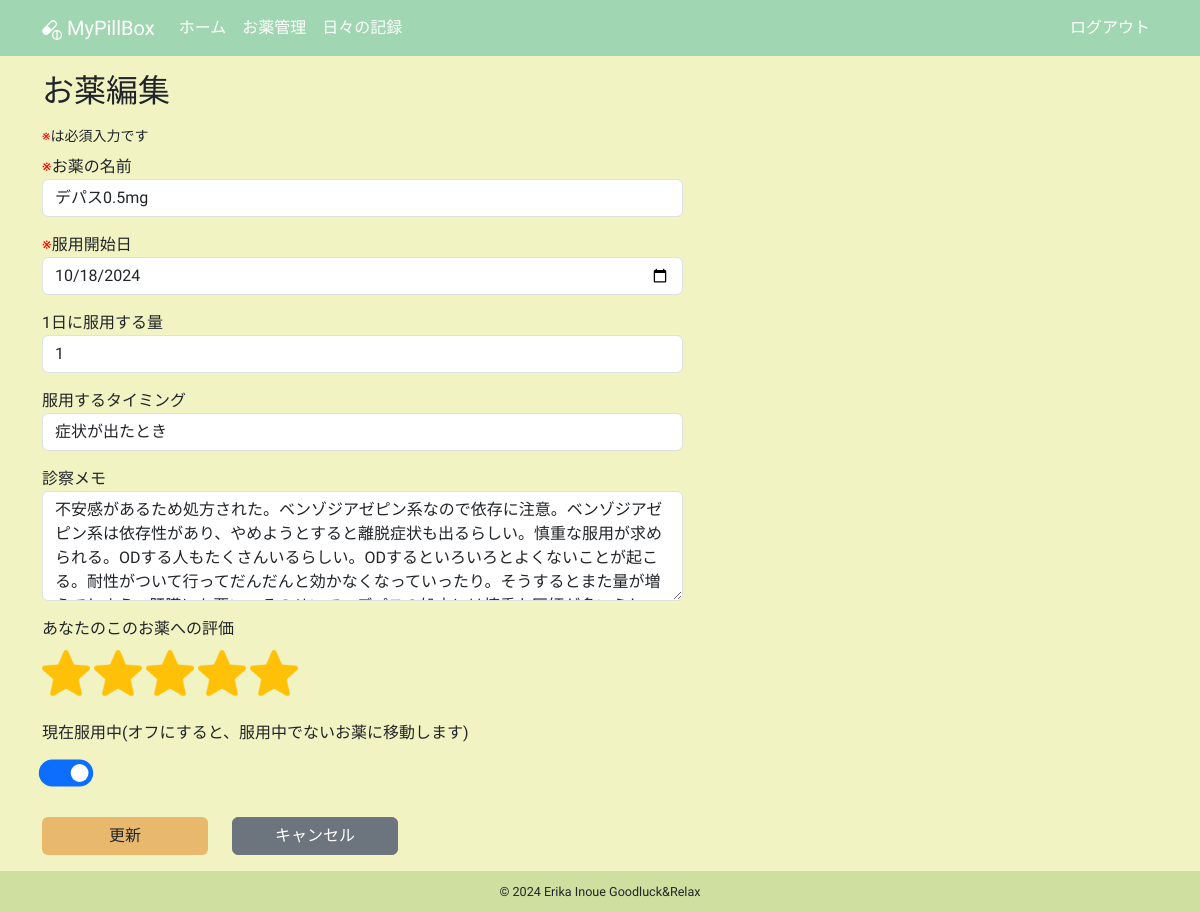
The app's page /meds/1/edit (signed in), older data.
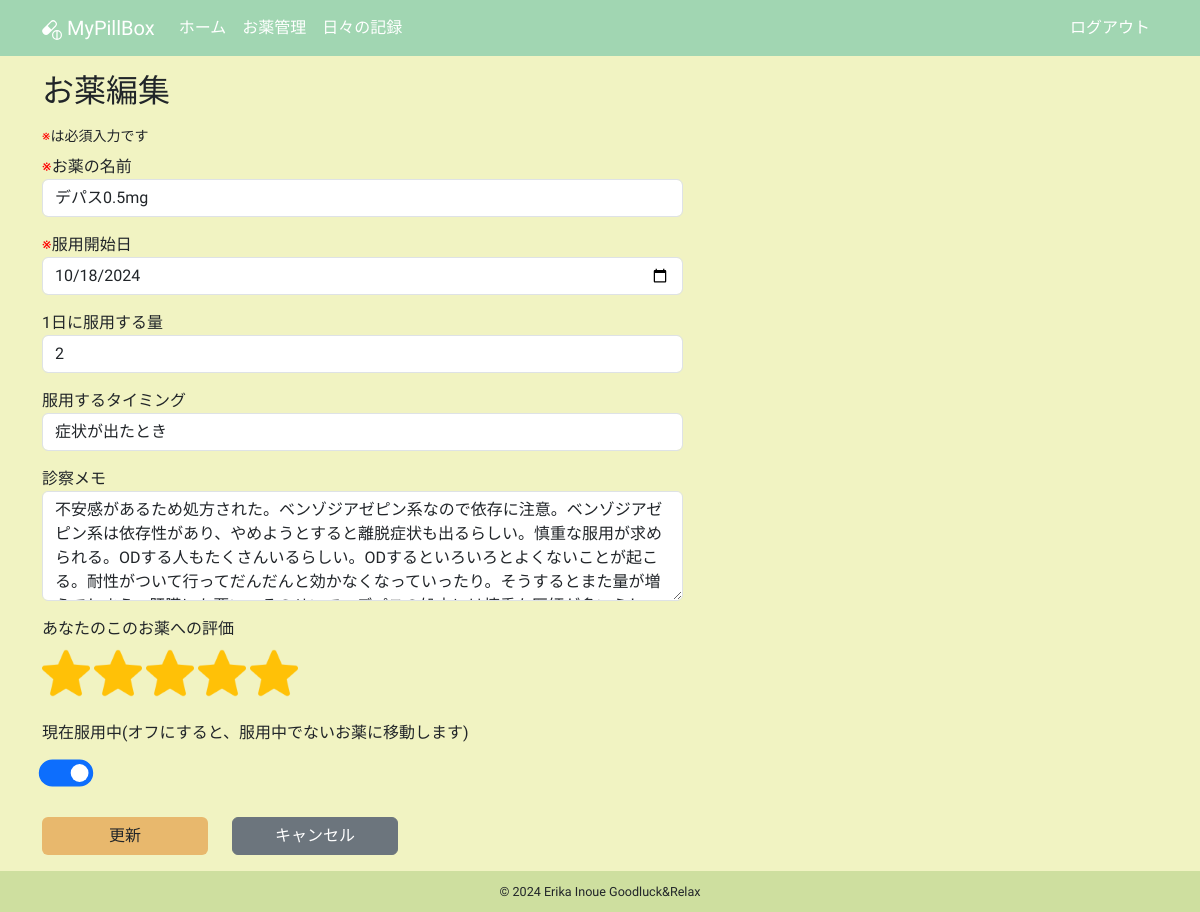
The same page, newer data.
### app/models.py (models this page shows, shortened)
class Medicine(db.Model):
    __tablename__ = "medicines"
    id: so.Mapped[int] = so.mapped_column(primary_key=True)
    name: so.Mapped[str] = so.mapped_column(sa.String(100))
    taking_start_date: so.Mapped[datetime.date] = so.mapped_column(sa.Date)
    dose_per_day: so.Mapped[Optional[float]]
    taking_timing: so.Mapped[Optional[str]] = so.mapped_column(sa.String(100))
    memo: so.Mapped[Optional[str]] = so.mapped_column(sa.Text)
    rating: so.Mapped[Optional[int]] = so.mapped_column(default=0)
    is_active: so.Mapped[bool] = so.mapped_column(sa.Boolean)
    taking_unit: so.Mapped[str] = so.mapped_column(sa.String(10))
    user_id: so.Mapped[int] = so.mapped_column(sa.ForeignKey(User.id))
    user: so.Mapped[User] = so.relationship(back_populates="medicines")
    daily_log_details: so.Mapped[list["DailyLogDetail"]] = so.relationship(
        cascade="all, delete-orphan", back_populates="medicine"
    )

### app/meds/routes.py (the view)
@bp.route("/<int:medicine_id>/edit", methods=["GET", "POST"])
@login_required
def edit(medicine_id):
    title = _("お薬編集")
    medicine = db.session.get(Medicine, medicine_id)
    if medicine is None or medicine.user_id != current_user.id:
        abort(404)
    form = EditMedicineForm()
    if form.validate_on_submit():
        medicine.name = form.name.data
        medicine.taking_start_date = form.taking_start_date.data
        medicine.dose_per_day = form.dose_per_day.data
        medicine.taking_timing = form.taking_timing.data
        medicine.memo = form.memo.data
        medicine.rating = form.rating.data
        medicine.is_active = form.is_active.data
        db.session.commit()
        flash(
            _(
                "お薬「%(medicine_name)s」の情報を更新しました",
                medicine_name=medicine.name,
            )
        )
        selected_month = form.local_month.data
        selected_month = selected_month.replace(" ", "").replace("+", "")
        return redirect(
            url_for("meds.detail", medicine_id=medicine.id, month=selected_month)
        )
    elif request.method == "GET":
        form.name.data = medicine.name
        form.taking_start_date.data = medicine.taking_start_date
        form.dose_per_day.data = (
            int(medicine.dose_per_day)
            if medicine.dose_per_day and medicine.dose_per_day.is_integer()
            else medicine.dose_per_day
        )
        form.taking_timing.data = medicine.taking_timing
        form.memo.data = medicine.memo
        form.rating.data = medicine.rating
        form.is_active.data = medicine.is_active
    return render_template("meds/edit.html", medicine=medicine, form=form, title=title)

### app/meds/forms.py
class EditMedicineForm(FlaskForm):
    name = StringField(
        _l("お薬の名前"),
        validators=[
            DataRequired(message=_l("お薬の名前は必須入力です")),
            Length(max=100),
        ],
        render_kw={"placeholder": _l("例:デパス0.5mg")},
    )
    taking_start_date = DateField(
        _l("服用開始日"),
        format="%Y-%m-%d",
        validators=[DataRequired(message=_l("服用開始日は必須入力です"))],
    )
    dose_per_day = MyFloatField(
        _l("1日に服用する量"),
        render_kw={"placeholder": _l("例:1　(2.5のように小数点の記入も可能です)")},
    )
    taking_timing = StringField(
        _l("服用するタイミング"),
        validators=[Length(max=100)],
        render_kw={"placeholder": _l("例:毎食後、就寝前、症状が出た時等")},
    )
    memo = TextAreaField(
        _l("診察メモ"),
        render_kw={
            "placeholder": _l(
                "このお薬がなぜ処方されたかや、医師からのアドバイス、注意点などを書いてみましょう"
            ),
            "rows": "4",
        },
    )
    rating = HiddenField(_l("あなたのこのお薬への評価"))
    is_active = BooleanField(
        _l("現在服用中(オフにすると、服用中でないお薬に移動します)"),
        render_kw={"role": "switch"},
    )
    local_month = HiddenField()
    submit = SubmitField(_l("更新"))

### app/templates/meds/edit.html (shortened to what this page needs)
{% extends "base.html" %}
{% block content %}
  <h2 class="mb-3">{{ _("お薬編集") }}</h2>
  <small class="d-block mb-2"><span class="red">※</span>{{ _("は必須入力です") }}</small>
  <form action="" method="post" novalidate>
    <div class="row">
      <div class="col-12 col-lg-7 mb-3">
        <span class="red">※</span>{{ form.name.label }}
        {{ form.name(class="form-control" + (" is-invalid" if form.name.errors else "") ) }}
      </div>
      <div class="col-12 col-lg-7 mb-3">
        <span class="red">※</span>{{ form.taking_start_date.label }}
        {{ form.taking_start_date(class="form-control" + (" is-invalid" if form.taking_start_date.errors else "") ) }}
      </div>
      <div class="col-12 col-lg-7 mb-3">
        {{ form.dose_per_day.label }}
        {{ form.dose_per_day(class="form-control" + (" is-invalid" if form.dose_per_day.errors else "") ) }}
      </div>
      <div class="col-12 col-lg-7 mb-3">
        {{ form.taking_timing.label }}
        {{ form.taking_timing(class="form-control") }}
      </div>
      <div class="col-12 col-lg-7 mb-3">
        {{ form.memo.label }}
        {{ form.memo(class="form-control") }}
      </div>
      <div class="col-12 col-lg-7 mb-3">
        {{ form.rating.label }}
        <br>
        {% for i in range(1, 6) %}
          {% if form.rating.data|int >= i %}
            <img src="{{ url_for('static', filename='images/star_on.png') }}"
                 id="{{ i }}"
                 class="star star-rating rating-checked my-2"
                 onclick="medicineStarRate(this)"
                 alt="star">
          {% else %}
            <img src="{{ url_for('static', filename='images/star_on.png') }}"
                 id="{{ i }}"
                 class="star star-rating my-2"
                 onclick="medicineStarRate(this)"
                 alt="star">
          {% endif %}
        {% endfor %}
      </div>
      <div class="col-12 col-lg-7 mb-3">
        {{ form.is_active.label }}
        <div class="form-check form-switch my-3 mx-2">{{ form.is_active(class="form-check-input") }}</div>
      </div>
    </div>
    <div class="row mb-3">
      <div class="col-5 col-lg-2">{{ form.submit(class="btn btn-custom w-100") }}</div>
      <div class="col-5 col-lg-2">
        <a id="back-to-detail-link-{{ medicine.id }}"
           href="{{ url_for('meds.detail', medicine_id=medicine.id) }}"
           class="btn btn-secondary w-100">{{ _("キャンセル") }}</a>
      </div>
    </div>
  </form>
{% endblock content %}

Row changes from the older to the newer data that the page shows:
changed Medicine "デパス0.5mg": dose_per_day "1" → "2"
